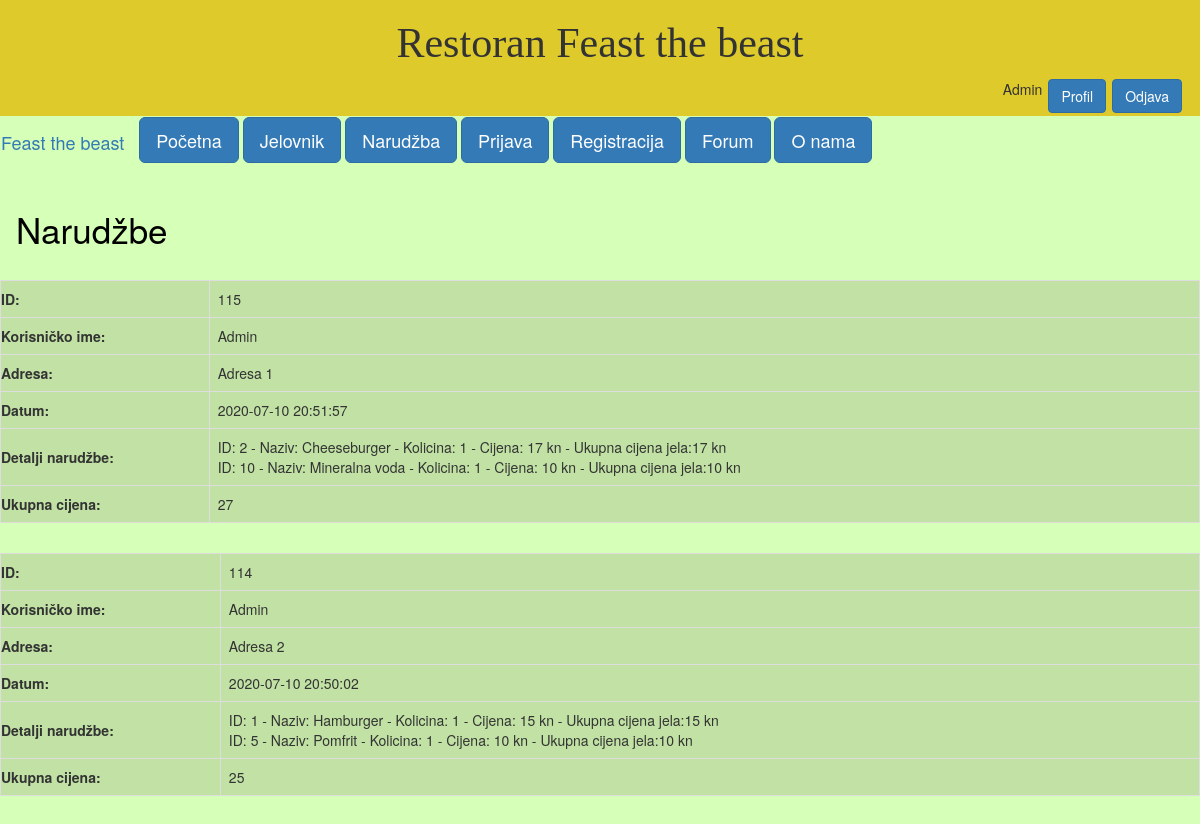
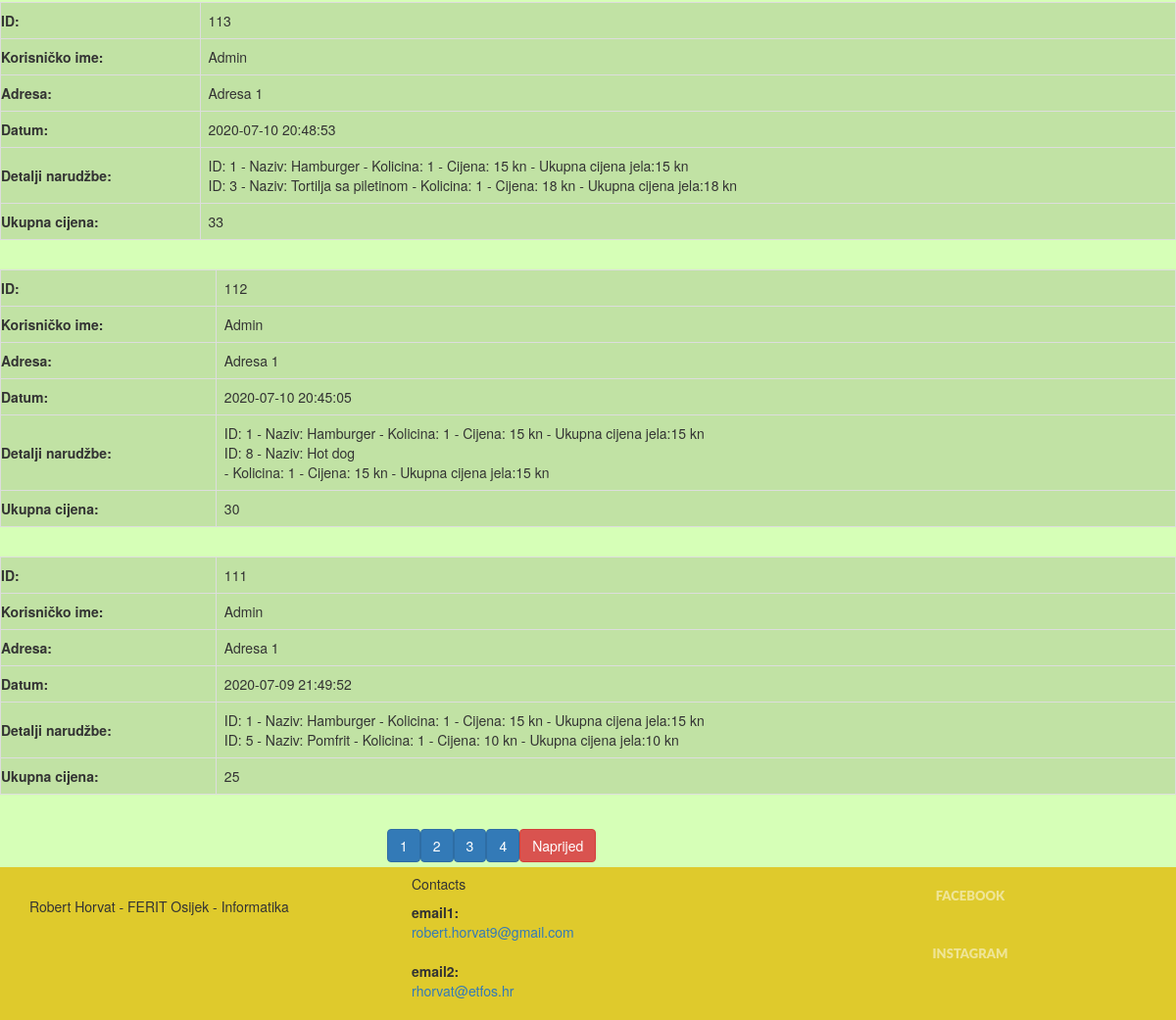
The page /narudžba.php (signed in) on the database its author committed (2 pictures, top to bottom).
### tables this page shows
CREATE TABLE `narudzba` (
  `ID` int(250) NOT NULL,
  `Korisnik_id` int(250) NOT NULL,
  `Korisnicko_ime` varchar(250) NOT NULL,
  `Adresa` varchar(250) NOT NULL,
  `Detalji_narudzbe` text NOT NULL,
  `Datum` datetime NOT NULL DEFAULT current_timestamp(),
  `Ukupna_cijena` int(250) NOT NULL
);

### spoj.php (called while the page is built, shortened)
<?php
class DBController {
    private $servername = "localhost";
    private $username = "root";
    private $password = "";
    private $dbname = "restoran_brze_hrane";
    private $conn;
    function __construct() {
		$this->conn = $this->connectDB();
    }
    function connectDB() {
		$conn = mysqli_connect($this->servername,$this->username,$this->password,$this->dbname);
		return $conn;
    }
    function runQuery($query) {
		$result = mysqli_query($this->conn,$query);
		while($row=mysqli_fetch_assoc($result)) {
			$resultset[] = $row;
		}
		if(!empty($resultset))
			return $resultset;
	}
}
?>

### narudžba.php (the view, shortened to what this page needs)
<?php
include 'spoj.php';
if(isset($_SESSION['Korisnicko_ime'])){
    $Uloga=$_SESSION['Uloga'];
}
	if($Uloga=="Administrator")
	{
?>
<!DOCTYPE html>
<html>
    <head>
        <link rel="stylesheet"  type="text/css" href="stil1.css">
        <link rel="stylesheet" href="https://maxcdn.bootstrapcdn.com/bootstrap/3.3.7/css/bootstrap.min.css">
        <div id = "naslovni_dio" class = "container-fluid">
            <h1 id="naslov">Restoran Feast the beast</h1>
            <?php
            if(isset($_SESSION['Korisnicko_ime'])){
                echo "<a class='btn btn-primary btn' id ='btn2' href='odjava.php' role='button'>Odjava</a>";
                echo "<a class='btn btn-primary btn' id ='btn2' href='profil.php' role='button'>Profil</a>";
                echo "<p id ='btn2'>{$_SESSION['Korisnicko_ime']}<p>";
            }
        ?>
        </div>
    </head>
<body>
<div id="container">
    <div class = "row">
        <nav class="navbar navbar-light bg-light">
            <div class="container-fluid">
                <div class="navbar-header">
                    <a class="navbar-brand" href="index.php">Feast the beast</a>
                </div>
                <ul class="nav navbar-nav">
                    <a  index = "btn" class="btn btn-primary btn-lg" href="index.php" role="button">Početna</a>
                    <a class="btn btn-primary btn-lg" href="jelovnik.php" role="button">Jelovnik</a>
                    <?php
                        if(isset($_SESSION['Korisnicko_ime'])){
                    ?>
                    <a class="btn btn-primary btn-lg" href="narudžba.php" role="button">Narudžba</a>
                    <?php
                        }
                    ?>
                    <a class="btn btn-primary btn-lg" href="prijava.php" role="button">Prijava</a>
                    <a class="btn btn-primary btn-lg" href="registracija.php" role="button">Registracija</a>
                    <a class="btn btn-primary btn-lg" href="forum.php" role="button">Forum</a>
                    <a class="btn btn-primary btn-lg" href="o_nama.php" role="button">O nama</a>
                </ul>
            </div>
        </nav>
    </div>
    <div class="txt-heading">Narudžbe</div>
    <?php
        require_once('spoj.php');
        require_once('spojZaPrijavuReg.php');
        $db_handle = new DBController();
        if (!isset($_GET['page'])) {
            $page = 1;
        }else{
            $page = $_GET['page'];
        }
        $num_per_page=5;
        $start_from = ($page - 1)*5;
        $narudzba = $db_handle->runQuery("SELECT * FROM `narudzba` ORDER BY `Datum` DESC LIMIT $start_from, $num_per_page");
        if (!empty($narudzba)) {
            foreach($narudzba as $key=>$value){
    ?>
        <div id="table-narudzba">
        <table class="tbl-narudzba" style="width:100%" cellpadding="4" cellspacing="4">
            <tr>
                <th>ID:</th>
                <td><?php echo $narudzba[$key]["ID"]; ?></td>
            </tr>
            <tr>
                <th>Korisničko ime:</th>
                <td><?php echo $narudzba[$key]["Korisnicko_ime"]; ?></td>
            </tr>
            <tr>
                <th>Adresa:</th>
                <td><?php echo $narudzba[$key]["Adresa"]; ?></td>
            </tr>
            <tr>
                <th>Datum:</th>
                <td><?php echo $narudzba[$key]["Datum"]; ?></td>
            </tr>
            <tr>
                <th>Detalji narudžbe:</th>
                <td><?php echo $narudzba[$key]["Detalji_narudzbe"]; ?></td>
            </tr>
            <tr>
                <th>Ukupna cijena:</th>
                <td><?php echo $narudzba[$key]["Ukupna_cijena"]; ?></td>
            </tr>
        </table>
        <p><br></p>
        </div>
        <?php
            }
	    }else{
            die("");
        }
	    ?>
        <?php
        $page_query = "SELECT * FROM `narudzba`";
        $page_result = mysqli_query($conn, $page_query);
        $total_record = mysqli_num_rows($page_result);
        $total_page=ceil($total_record/$num_per_page);
        echo "<div id='pagging'>";
        for($i=1; $i<$total_page; $i++){
            echo "<a href='narudžba.php?page=".$i."' class='btn btn-primary'>$i</a>";
        }
        if($i>$page){
            echo "<a href='narudžba.php?page=".($page+1)."' class='btn btn-danger'>Naprijed</a>";
        }
        echo "</div>";
        ?>
        </div>
        <footer class="section footer-classic context-dark bg-image" style="background: #dfca2c;">
        <div class="container">
          <div class="row row-30">
            <div class="col-md-4 col-xl-5">
              <p><br></p>
              <p>Robert Horvat - FERIT Osijek - Informatika</p>
              <p><br></p>
            </div>
            <div class="col-md-4">
              <h5>Contacts</h5>
              <dl class="contact-list">
                <dt>email1:</dt>
                <dd><a href="mailto:#">robert.horvat9@gmail.com</a></dd>
              </dl>
              <dl class="contact-list">
                <dt>email2:</dt>
                <dd><a href="mailto:#">rhorvat@etfos.hr</a></dd>
              </dl>
            </div>
            <div class="col-md-4">
                <div class="col"><a class="social-inner" href="https://www.facebook.com/robert.horvat.146"><span class="icon mdi mdi-facebook"></span><span>Facebook</span></a></div>
                <div class="col"><a class="social-inner" href="https://www.instagram.com/robert.horvat3/"><span class="icon mdi mdi-instagram"></span><span>instagram</span></a></div>
            </div>
          </div>
        </div>
      </footer>
</body>
</html>
<?php
	}
?>

### stil1.css (style rules this page uses)
#naslovni_dio { background-color:#dfca2c; }
body { background-color: #d6ffb7; }
* { margin:0; padding:0; }
html, body { height: 100%; }
#container { min-height:100%; }
#naslov { text-align: center; font-family:"Impact"; font-size: 300%; }
#btn2 { float: right; margin: 3px; }
.txt-heading { background-color: transparent; color: black; padding: 16px; font-size: 250%; border: none; }
.tbl-narudzba { font-size: 14px; background-color: #c1e2a4; }
.tbl-narudzba td, th { border: 1px solid #dddddd; text-align: left; padding: 8px; }
.social-inner { display: flex; flex-direction: column; align-items: center; width: 100%; padding: 23px; font: 900 13px/1 "Lato", -apple-system, BlinkMacSystemFont, "Segoe UI", Roboto, "Helvetica Neue", Arial, sans-serif; text-transform: uppercase; color: rgba(255, 255, 255, 0.5); }
#pagging { margin: auto; width: 35%; padding: 5px; }

### narudžba.php (style rules this page uses)
body { background-color: #d6ffb7; }

### rows shown on the page
narudzba: ID "115", Korisnicko_ime "Admin", Adresa "Adresa 1", Datum "2020-07-10 20:51:57", Detalji_narudzbe "ID: 2 - Naziv: Cheeseburger - Kolicina: 1 - Cijena: 17 kn - Ukupna cijena jela:17 kn ID: 10 - Naziv: Mineralna voda - Kolicina: 1 - Cijena: 10 kn - Ukupna cijena jela:10 kn", Ukupna_cijena "27"
narudzba: ID "114", Korisnicko_ime "Admin", Adresa "Adresa 2", Datum "2020-07-10 20:50:02", Detalji_narudzbe "ID: 1 - Naziv: Hamburger - Kolicina: 1 - Cijena: 15 kn - Ukupna cijena jela:15 kn ID: 5 - Naziv: Pomfrit - Kolicina: 1 - Cijena: 10 kn - Ukupna cijena jela:10 kn", Ukupna_cijena "25"
narudzba: ID "113", Korisnicko_ime "Admin", Adresa "Adresa 1", Datum "2020-07-10 20:48:53", Detalji_narudzbe "ID: 1 - Naziv: Hamburger - Kolicina: 1 - Cijena: 15 kn - Ukupna cijena jela:15 kn ID: 3 - Naziv: Tortilja sa piletinom - Kolicina: 1 - Cijena: 18 kn - Ukupna cijena jela:18 kn", Ukupna_cijena "33"
narudzba: ID "112", Korisnicko_ime "Admin", Adresa "Adresa 1", Datum "2020-07-10 20:45:05", Detalji_narudzbe "ID: 1 - Naziv: Hamburger - Kolicina: 1 - Cijena: 15 kn - Ukupna cijena jela:15 kn ID: 8 - Naziv: Hot dog - Kolicina: 1 - Cijena: 15 kn - Ukupna cijena jela:15 kn", Ukupna_cijena "30"
narudzba: ID "111", Korisnicko_ime "Admin", Adresa "Adresa 1", Datum "2020-07-09 21:49:52", Detalji_narudzbe "ID: 1 - Naziv: Hamburger - Kolicina: 1 - Cijena: 15 kn - Ukupna cijena jela:15 kn ID: 5 - Naziv: Pomfrit - Kolicina: 1 - Cijena: 10 kn - Ukupna cijena jela:10 kn", Ukupna_cijena "25"

### other values the page prints
$_SESSION['Korisnicko_ime'] "Admin"
